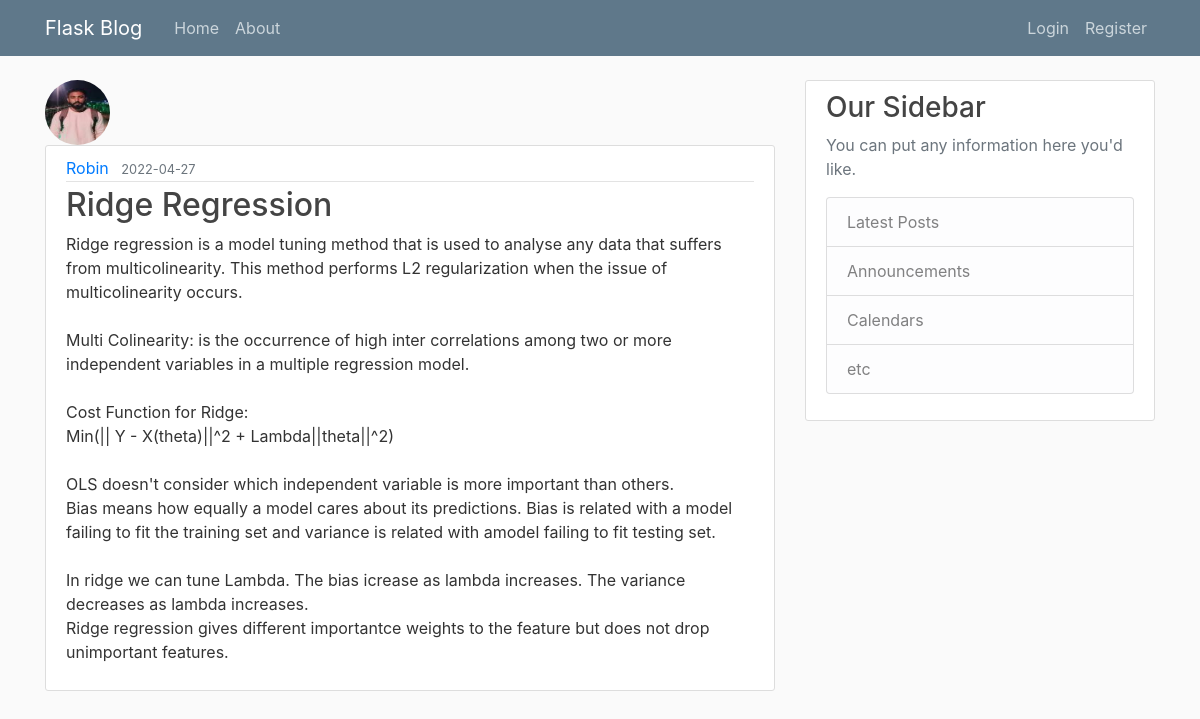
Screenshot of /post/8 with the database file from the repository.
### flaskblog/models.py (models this page shows, shortened)
class User(db.Model, UserMixin):
    id = db.Column(db.Integer, primary_key=True)
    username = db.Column(db.String(20), unique=True, nullable=False)
    email = db.Column(db.String(120), unique = True, nullable=False)
    image_file = db.Column(db.String(20), nullable= False, default= 'default.jpg')
    password = db.Column(db.String(60), nullable=False)
    posts = db.relationship('Post', backref='author', lazy=True)

class Post(db.Model):
    id = db.Column(db.Integer, primary_key=True)
    title = db.Column(db.String(100), nullable=False)
    date_posted = db.Column(db.DateTime, nullable=False, default = datetime.utcnow)
    content = db.Column(db.Text, nullable=False)
    user_id = db.Column(db.Integer, db.ForeignKey('user.id'), nullable = False)

### flaskblog/routes.py (the view)
@app.route("/post/<int:post_id>")
def post(post_id):
    post = Post.query.get_or_404(post_id)
    return render_template("post.html", title=post.title, post=post)

### flaskblog/templates/post.html (shortened to what this page needs)
{% extends "layout.html" %}
{% block content %}
    <img class="rounded-circle article-img" src="{{ url_for('static', filename='profile_pics/' + post.author.image_file) }}">
    <article class="media content-section">
      <div class="media-body">
        <div class="article-metadata">
            <a class="mr-2" href="{{ url_for('user_posts', username=post.author.username) }}">{{ post.author.username }}</a>
            <small class="text-muted">{{ post.date_posted.strftime('%Y-%m-%d') }}</small>
        </div>
        <h2 class="article-title">{{ post.title }}</h2>
        <p class="article-content">{{ post.content }}</p>
      </div>
    </article>
{% endblock content %}

### flaskblog/static/main.css (style rules this page uses)
body { background: #fafafa; color: #333333; margin-top: 5rem; }
h1, h2, h3, h4, h5, h6 { color: #444444; }
.content-section { background: #ffffff; padding: 10px 20px; border: 1px solid #dddddd; border-radius: 3px; margin-bottom: 20px; }
.article-title { color: #444444; }
.article-content { white-space: pre-line; }
.article-img { height: 65px; width: 65px; margin-right: 16px; }
.article-metadata { padding-bottom: 1px; margin-bottom: 4px; border-bottom: 1px solid #e3e3e3 }

### rows the page displays
User: image_file (picture), author.username "Robin"
Post: date_posted "2022-04-27", title "Ridge Regression", content "Ridge regression is a model tuning method that is used to analyse any data that suffers from multicolinearity. This method performs L2 regularization when the issue of multicolinearity occurs. Multi Colinearity: is the occurrence of high inter correlations among two or more independent variables in a multiple regression model. Cost Function for Ridge: Min(|| Y - X(theta)||^2 + Lambda||theta||^2) OLS doesn't consider which independent variable is more important than others. Bias means how equally a model cares about its predictions. Bias is related with a model failing to fit the training set and variance is related with amodel failing to fit testing set. In ridge we can tune Lambda. The…"
